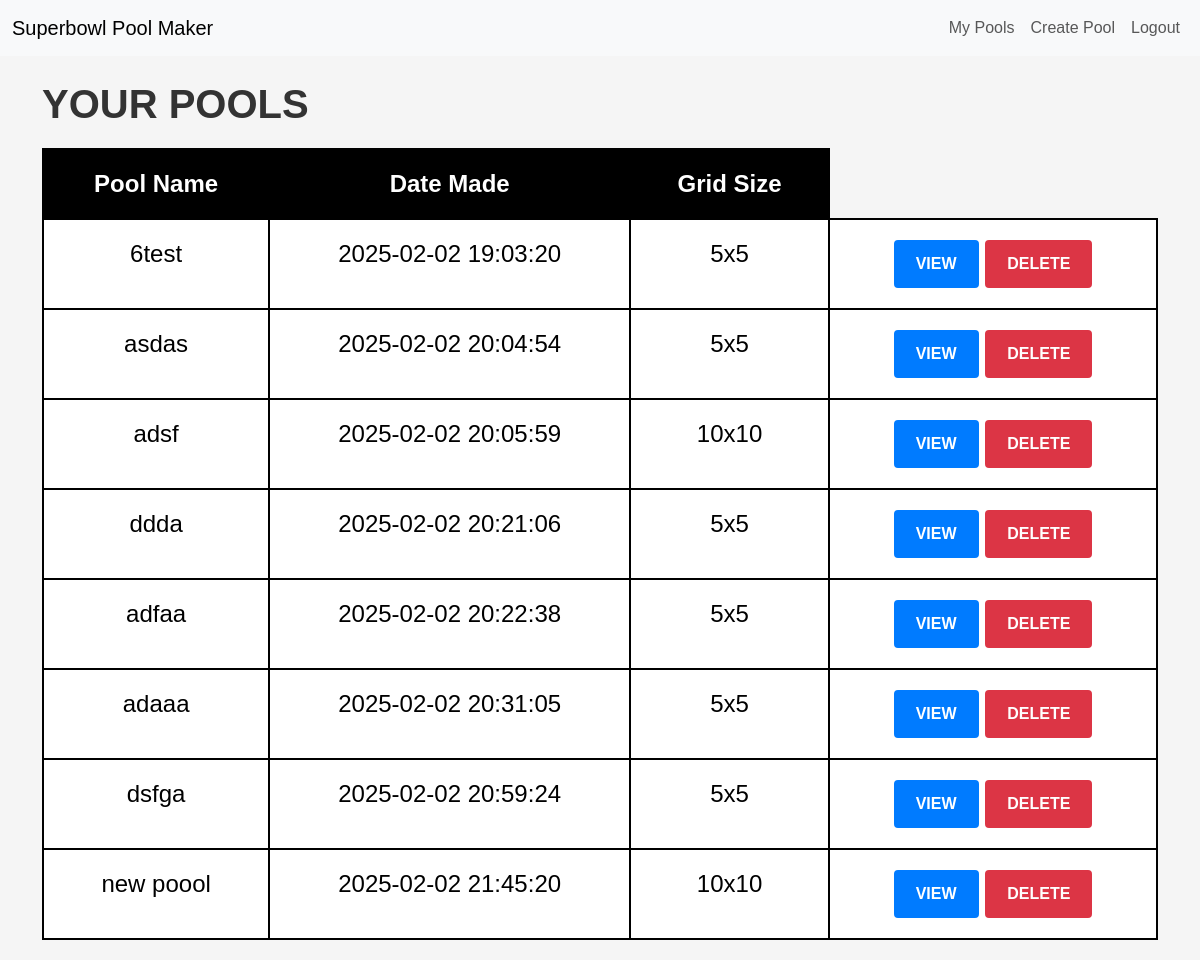
Page / (signed in) on the earlier database version.
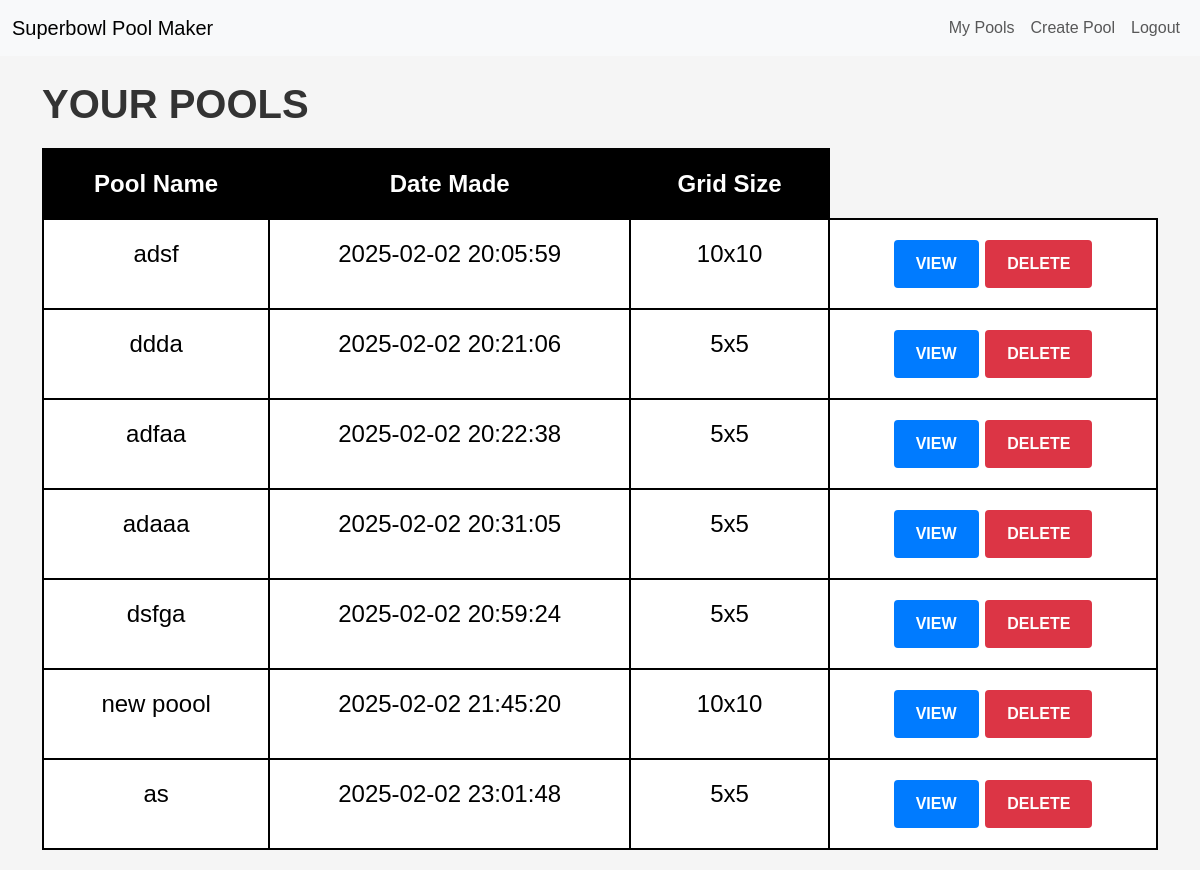
Same page on the later database version.
### tables this page shows
CREATE TABLE pools (
    id INTEGER PRIMARY KEY AUTOINCREMENT,
    name TEXT NOT NULL,
    grid_size INTEGER NOT NULL DEFAULT 10,
    owner_id INTEGER NOT NULL,
    created_at TIMESTAMP DEFAULT CURRENT_TIMESTAMP,
    is_locked BOOLEAN DEFAULT 0,
    FOREIGN KEY (owner_id) REFERENCES users (id)
);

### app.py (the view)
@app.route('/')
def index():
    user_id = session.get("user_id")
    if user_id:
        user_pool_list = user_pools(user_id)
        if not user_pool_list:
            flash("You have not created any pools yet.")
        return render_template('index.html', user_pool_list=user_pool_list)
    else:
        return redirect(url_for('new_session'))

### app.py (called while the page is built)
@app.teardown_appcontext
def close_connection(exception):
    db = getattr(g, '_database', None)
    if db is not None:
        logging.debug("Closing database connection")
        db.close()

### database_helper.py (called while the page is built)
def get_db():
    db = getattr(g, '_database', None)
    if db is None:
        db = g._database = sqlite3.connect(DATABASE, timeout=30)  # Increase timeout to 30 seconds
        db.row_factory = sqlite3.Row  # Rows behave like dictionaries
    return db

def user_pools(user_id):
    db = get_db()
    try:
        pools = db.execute("SELECT * FROM pools WHERE owner_id = ?", (user_id,)).fetchall()
        return pools
    except sqlite3.Error as e:
        return handle_db_error(e)
    except Exception as e:
        return handle_general_error(e)

### templates/index.html (shortened to what this page needs)
{% extends "layout.html" %}
{% block main %}
    <h1>Your Pools</h1>
    {% if user_pool_list %}
    <table class="table table-dark">
        <thead>
          <tr>
            <th scope="col">Pool Name</th>
            <th scope="col">Date Made</th>
            <th scope="col">Grid Size</th>
           </tr>
        </thead>
        <tbody>
          {% for row in user_pool_list %}
          <tr>
            <td>{{ row["name"] }}</td>
            <td>{{ row["created_at"] }}</td>
            <td>
              {% if row["grid_size"] == 6 %}
                  5x5
                {% elif row["grid_size"] == 11 %}
                  10x10
                {% else %}
                  {{ row["grid_size"] }}
              {% endif %}
            </td>
            <td>
                <a href="{{ url_for('view_pool', pool_id=row['id']) }}" class="btn btn-view btn-sm">View</a>
                <form action="{{ url_for('delete_pool_route', pool_id=row['id']) }}" method="post" style="display:inline;">
                    <button type="submit" class="btn btn-delete btn-sm">Delete</button>
                </form>
            </td>
          </tr>
          {% endfor %}
        </tbody>
    </table>
    {% else %}
    <p class="text-muted">You have not created any pools yet. <a href="{{ url_for('create_pool') }}">Create a pool now</a>.</p>
    {% endif %}
{% endblock %}

### templates/layout.html (shortened to what this page needs)
<html lang="en">
<head>
    <link href="https://cdn.jsdelivr.net/npm/bootstrap@5.3.3/dist/css/bootstrap.min.css" rel="stylesheet">
    <link href="/static/styles.css" rel="stylesheet">
</head>
<body>
    <nav class="navbar navbar-expand-lg navbar-light bg-light">
        <div class="container-fluid">
            <a class="navbar-brand" href="/">Superbowl Pool Maker</a>
            <div class="collapse navbar-collapse" id="navbarNav">
                <ul class="navbar-nav ms-auto">
                    {% if session.get('user_id') %}
                        <li class="nav-item">
                            <a class="nav-link" href="{{ url_for('index') }}">My Pools</a>
                        </li>
                        <li class="nav-item">
                            <a class="nav-link" href="{{ url_for('create_pool') }}">Create Pool</a>
                        </li>
                        <li class="nav-item">
                            <a class="nav-link" href="{{ url_for('logout') }}">Logout</a>
                        </li>
                    {% endif %}
                </ul>
            </div>
        </div>
    </nav>
    <main class="container mt-4">
        {% block main %}
        {% endblock %}
    </main>
</body>
</html>

### static/styles.css (style rules this page uses)
body { font-family: 'Arial', sans-serif; background-color: #f5f5f5; color: #333; margin: 0; padding: 0; }
h1, h2, h3, h4, h5, h6 { font-weight: bold; text-transform: uppercase; margin: 20px 0; }
.table { width: 100%; border-collapse: collapse; margin: 20px 0; }
.table th, .table td { border: 2px solid #000; padding: 20px; text-align: center; font-size: 1.5rem; }
.table th { background-color: #000; color: #fff; }
.table td { background-color: #fff; color: #000; }
.btn { display: inline-block; padding: 10px 20px; font-size: 1rem; font-weight: bold; text-transform: uppercase; text-align: center; text-decoration: none; color: #fff; background-color: #000; border: 2px solid #000; cursor: pointer; transition: background-color 0.3s, color 0.3s; }
.btn-view { background-color: #007bff; border-color: #007bff; }
.btn-delete { background-color: #dc3545; border-color: #dc3545; }
form { margin: 20px 0; }

Differences in the rows shown:
removed pools: name "6test", created_at "2025-02-02 19:03:20", grid_size "5x5"
removed pools: name "asdas", created_at "2025-02-02 20:04:54", grid_size "5x5"
added pools: name "as", created_at "2025-02-02 23:01:48", grid_size "5x5"
